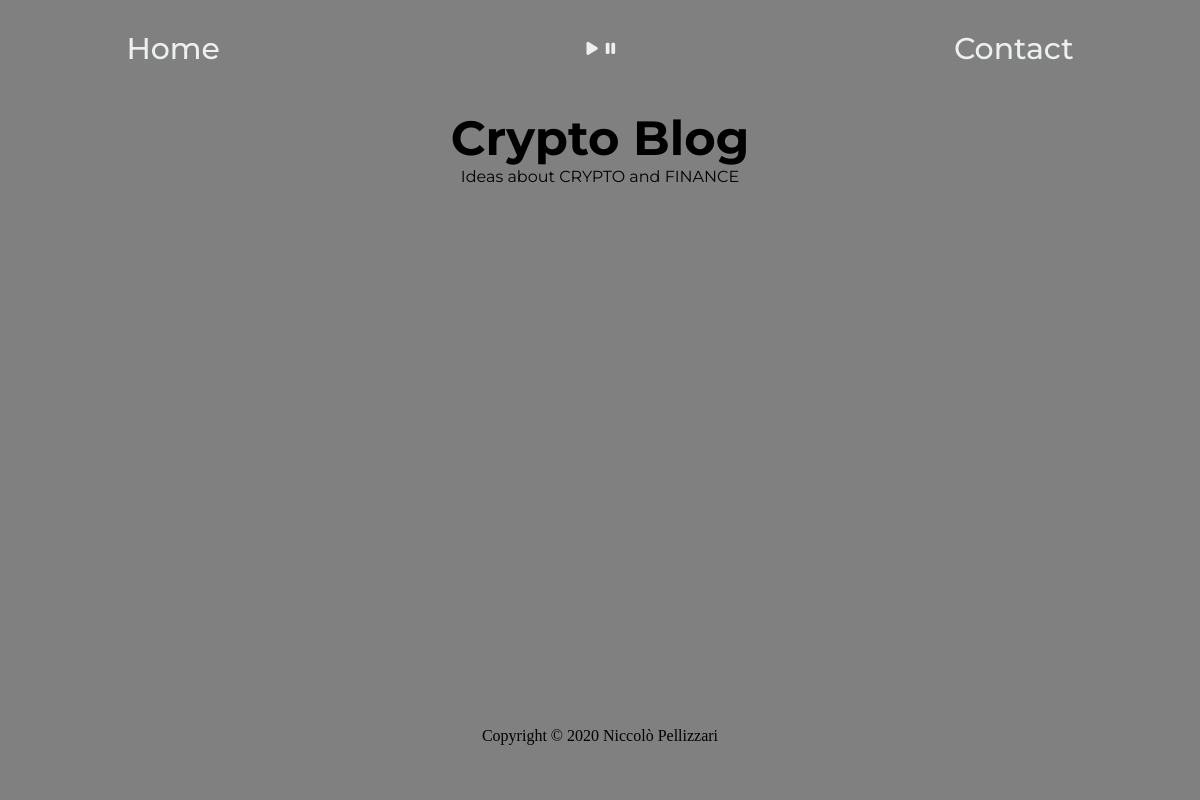
Page /crypto-blog/ on the earlier database version.
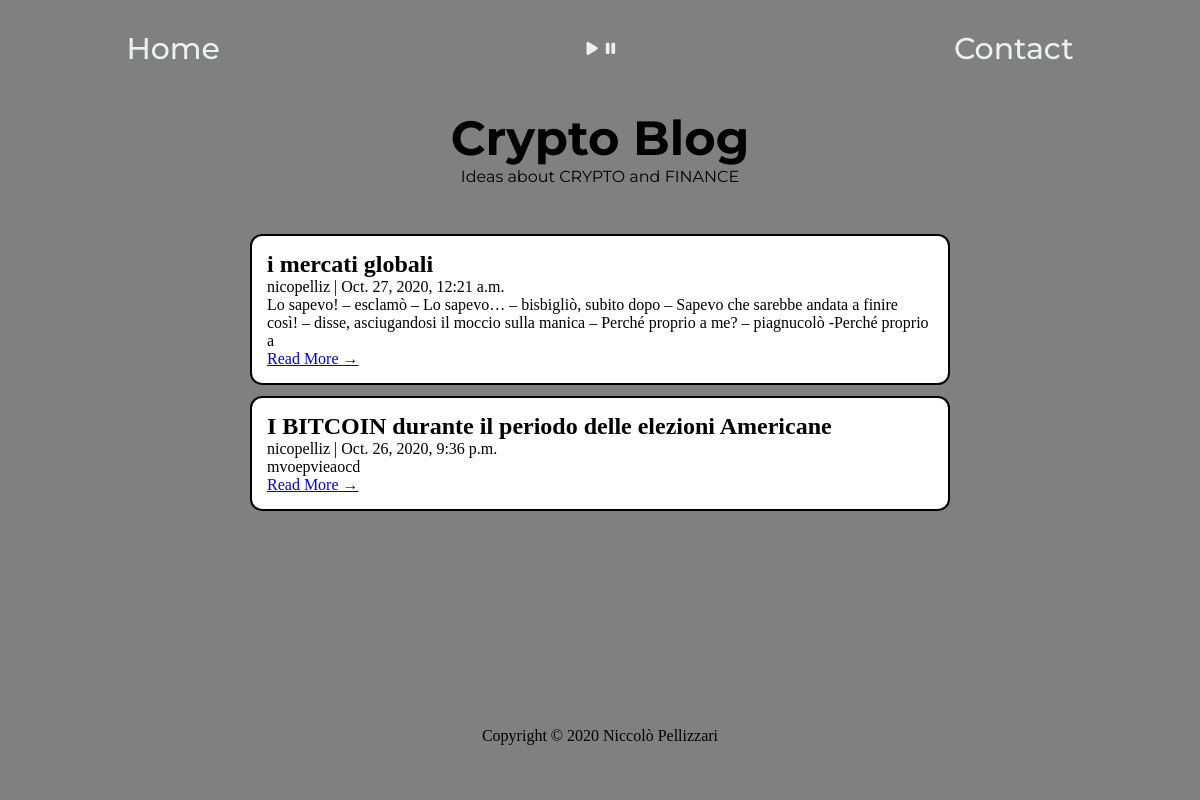
Same page on the later database version.
### cryptoblog/models.py (models this page shows, shortened)
class Post(models.Model):
    title = models.CharField(max_length=200, unique=True)
    slug = models.SlugField(max_length=200, unique=True)
    author = models.ForeignKey(User, on_delete=models.CASCADE, related_name='blog_posts')
    updated_on = models.DateTimeField(auto_now=True)
    content = models.TextField()
    created_on = models.DateTimeField(auto_now_add=True)
    status = models.IntegerField(choices=STATUS, default=0)
    class Meta:
        ordering = ['-created_on']

### cryptoblog/views.py (the view)
# urls.py: path('', views.PostList.as_view(), name='blog_home'),
class PostList(generic.ListView):
    queryset = Post.objects.filter(status=1).order_by('-created_on')
    template_name = 'blog_page.html'

### templates/blog_page.html (shortened to what this page needs)
{% extends 'base.html' %}
{% load static %}
{% block content %}
<head>
<link href="{% static 'css/crypto-blog.css' %}" rel="stylesheet" type="text/css">
</head>
<header class="masthead">
    <div id="container1">
        <div class="row">
            <div class=" col-md-8 col-md-10 mx-auto">
                <div class="site-heading">
                    <h3 class=" site-heading my-4 mt-3 text-white"> Crypto Blog </h3>
                    <p class="text-light">Ideas about CRYPTO and FINANCE
                    </p>
                </div>
            </div>
        </div>
    </div>
</header>
<div id="container2">
    <div class="row">
        <div class="col-md-8 mt-3 left">
            {% for post in post_list %}
            <div class="card mb-4">
                <div class="card-body">
                    <h2 class="card-title">{{ post.title }}</h2>
                    <p class="h6">{{ post.author }} | {{ post.created_on}} </p>
                    <p>{{post.content|slice:":200" }}</p>
                    <a href="{% url 'post_detail' post.slug  %}" class="btn btn-primary">Read More &rarr;</a>
                </div>
            </div>
            {% endfor %}
        </div>
    </div>
</div>
{% endblock content%}

### templates/base.html (shortened to what this page needs)
{% load static %}
<html lang="en">
<head>
</head>
<body>
<header id="head-base">
    <p class="home"><a class="home-button" href="/">Home</a></p>
    <a class="home-button push-right" onclick="aud_play_pause()" type="button"><i class="fas fa-play"></i><i
            class="fas fa-pause"></i></a>
    <p class="home"><a class="home-button" href="/contact">Contact</a></p>
</header>
<div id="container">
    <div id="main">
        {% block content %}
        {% endblock %}
    </div>
</div>
<footer id="footer">
    <div class="col-lg-12">
        <p class="text-center tm-text-gray tm-copyright-text mb-0">Copyright &copy;
            <span class="tm-current-year">2020</span> Niccolò Pellizzari
        </p>
    </div>
</footer>
</body>
</html>

### static/css/crypto-blog.css (style rules this page uses)
.masthead { border: solid 0px black; margin-left: auto; margin-right: auto; padding: 12px; width: 40%; background-color: none; margin-bottom: 3%; }
.masthead { min-width: 340px; max-width: 430px; }
#container1 h3 { text-align: center; font-family: "Montserrat", sans-serif; font-size: 3em; font-weight: bold; }
#container1 p { text-align: center; font-family: "Montserrat", sans-serif; }
.card { margin-left: auto; margin-right: auto; width: 70%; }
.card { max-width: 700px; margin-bottom: 1%; }
.card-body { border: solid 2px black; background-color: white; padding: 15px; }

### templates/base.html (style rules this page uses)
* { box-sizing: border-box; margin: 0; padding: 0; border-radius: 12px; }
header, body, footer { background-color: #808080; }
.fas { padding:4px; font-size: 15px }
.push-right { margin-left: 28px; }
html, body { height: 100%; }
#container { min-height: 100%; }
#main { overflow: auto; padding-bottom: 100px; }
body { margin: 0 8px 0; position: relative; padding-bottom: 100px; }
.home-button { font-family: "Montserrat", sans-serif; font-weight: 500; font-size: 30px; color: #edf0f1; text-decoration: none; }
#head-base { display: flex; justify-content: space-between; align-items: center; padding: 30px 10% }
#footer { padding: 30px 10%; margin-top: -100px; position: relative; height: 100px; bottom:0; width:100%; clear: both; }
#footer .text-center { text-align: center; font-size: 16px; color: black; text-decoration: none; margin-bottom: 10px; }

Differences in the rows shown:
added Post: title "i mercati globali", author "nicopelliz", created_on "Oct. 27, 2020, 12:21 a.m.", content "Lo sapevo! – esclamò – Lo sapevo… – bisbigliò, subito dopo – Sapevo che sarebbe andata a finire così! – disse, asciugandosi il moccio sulla manica – Perché proprio a me? – piagnucolò -Perché proprio a"
added Post: title "I BITCOIN durante il periodo delle elezioni Americane", author "nicopelliz", created_on "Oct. 26, 2020, 9:36 p.m.", content "mvoepvieaocd"
